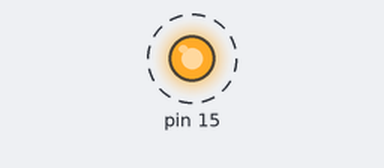
The sketch below on a simulated Arduino Uno, built with avr-gcc and run on an emulated ATmega328P. Parts: output pins drawn as LEDs (lit = HIGH). Dashed ring = blinking. What the sketch prints to the serial monitor is not drawn.

Above: at 0.05 s.
Timing chart, 0 to 3.0 s (numbered marks = the images above):
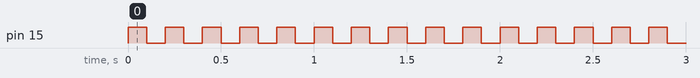

The sketch:

11_UART_TX.ino
```cpp
// Function responsible for a character transfer
// UDRE0 register of UCSR0A is responsible to indicate if the data register is empty or full
void UART_TxChar(char ch){
  while(!(UCSR0A & (1<<UDRE0))); // Wait for empty transmit buffer
  UDR0 = ch;        // load the new character to the data register of UART communication
}

// Function responsible for a character receive
unsigned char USART_Receive(){
    while(!(UCSR0A & (1<<RXC0))); // RXC0 is to indicate if the recieved buffer
    return UDR0;
}

void GPIO_setup(){
  DDRC |= (1<<DDC1); //pc1 as output
}


void UART_setup() {
    // Enable the transmission and reception in USART b
    UCSR0B |= (1<<RXEN0) | (1<<TXEN0);

   // Set data size for communication in  c
      // Set the mode of asynchrounus communication (USCRnC)
          UCSR0C &= (~(1<<UMSEL00)) & (~(1<<UMSEL01));

      // Setting the parity mode (0 0 --> No parity))
          UCSR0C &= (~(1<<UPM00)) & (~(1<<UPM01));

        // Set the stop bit ( 0 for 1 stop bit , 1 for 2 stop bit)
          UCSR0C &=(~(1<<USBS0));

  // set the data length to be 8 bits (UCSZn)(011 for 8 bits)
      UCSR0B &= (~(1<<UCSZ02));
      UCSR0C |= (1<<UCSZ00) | (1<<UCSZ01);

  // set the speed of the transmission (U2Xn in USART A)
      UCSR0A |= (1<<U2X0); // HIGH SPEED MODE

  // set the baud rate (FROM TABLE 19.9 BEYOND FOR MORE BAUD RATE SAMPLING)
    // FORM THE BAUD RATE REGISTER (19.10.5)

     UBRR0 = 207; // FROM TABLE FOR 16MHz, FOR 9600 BAUD RATE FOR U2X0 = 1 i.e High speed mod
}


void setup() {
  UART_setup();
  GPIO_setup();
}

unsigned char data = 'a';

void loop() {
  // put your main code here, to run repeatedly:
  PORTC |= (1<<PC1);
  UART_TxChar(data);
  delay(100);
  PORTC &= (~(1<<PC1));
  delay(100);
}
```

Measured:
- by itself, pin 15: alternates HIGH for 0.10 s and LOW for 0.10 s
